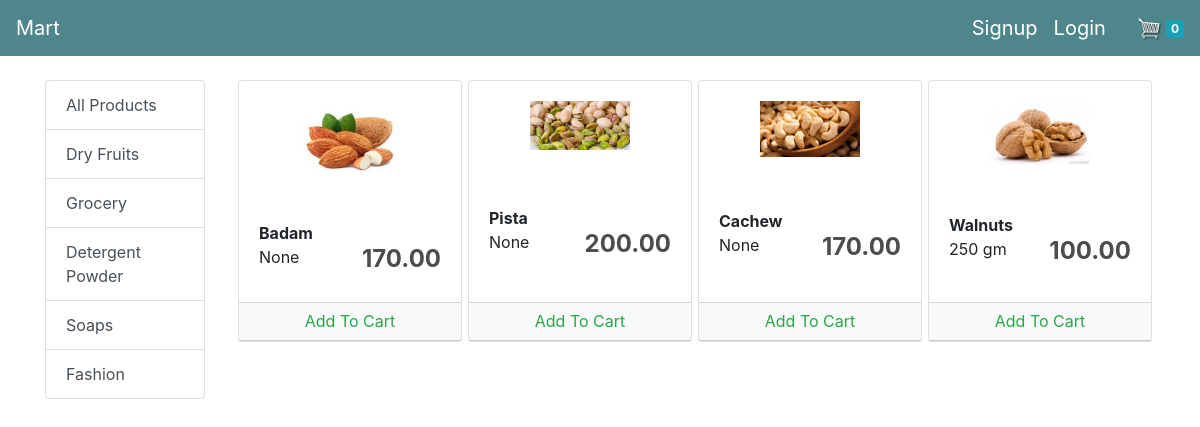
/?category=1, run on the app's committed database.
### store/models.py (models this page shows, shortened)
class Category(models.Model):
    name = models.CharField(max_length=200, null=True)
    @staticmethod
    def get_all_categories():
       return Category.objects.all()
    class Meta:
        verbose_name_plural = 'Categories'

class Product(models.Model):
    name = models.CharField(max_length=200, null=True)
    price = models.FloatField(default=0)
    discount_price = models.FloatField(blank=True, null=True)
    slug = models.SlugField(blank=True, null=True)
    category = models.ForeignKey(Category, on_delete=models.CASCADE, default=1)
    digital = models.BooleanField(default=False, null=True, blank=False)
    image = models.ImageField(null=True, blank=True, upload_to='uploads/products/')
    unit = models.CharField(max_length=11, null=True)
    storeNo = models.IntegerField(max_length=10, null=True)
    @staticmethod
    def get_all_products_by_id(category_id):
        if category_id:
            return Product.objects.filter(category=category_id)
        else:
            Product.objects.all()
    @property
    def imageURL(self):
        try:
            url = self.image.url
        except:
            url = ''
        return url

### store/views.py (the view, shortened to what this page needs)
# urls.py: path('', Store.as_view(), name="store"),
class Store(View):
    def get(self, request):
        print('hoem ul ------------')
        return home(request)

### store/templatetags/cart.py (called while the page is built)
@register.filter(name='is_in_cart')
def is_in_cart(product, cart):
    keys = cart.keys()
    for id in keys:
        if int(id) == product.id:
            return True
    return False;

### store/views.py (called while the page is built)
def home(request):
    cart = request.session.get('cart')
    if not cart:
        request.session['cart'] = {}
    products = None
    if request.user.is_authenticated:
        print('user is staff -------',request.user.is_staff)
    categoryId = request.GET.get('category')
    if categoryId:
        products = Product.get_all_products_by_id(categoryId)
    else:
        products = Product.get_all_products()
    classDisable = ""
    if request.get_full_path() == "/cart/":
        classDisable = True
    print("-----=============-------------", classDisable)
    categories = Category.get_all_categories()
    context = {'products': products, 'categories': categories, 'classDisable': classDisable}
    return render(request, 'store/store.html', context)

### store/templates/store/store.html (shortened to what this page needs)
{% extends 'store/base.html' %}
{% load static %}
{% block content %}
    {% load cart %}
	<div class="row">
		<div class="col-lg-2 mx-auto">
			<div class="list-group">
				<a href="/" class="list-group-item list-group-item-action">All Products</a>
				{% for category in categories %}
					<a href="/?category={{category.id}}" class="list-group-item list-group-item-action">{{category.name}}</a>
				{% endfor %}
			</div>
		</div>
		<div id="products" class="col-lg-10 mx-auto">
			<div class="row mx-auto">
				{% for product in products %}
				<div class="card mx-auto mb-4" id={{product.id}} style="width: 14rem;">
					<div class="card-body">
						<img class="row-image center-img" src="{{product.imageURL}}" alt="Card image cap">
					</div>
					<div class="card-body">
						<strong>{{product.name}}</strong>
						<br>
						{{product.unit}}
						<h4 style="display: inline-block; float:right"><strong>{{product.price|floatformat:2}}</strong></h4>
					</div>
                    <div class="card-footer p-0 no-gutters">
						{% if product|is_in_cart:request.session.cart %}
						<div class="row no-gutters">
							<form action="/#{{product.id}}" class="col-2 " method="post">
								{% csrf_token %}
								<input hidden type="text" name='product' value='{{product.id}}'>
								<input hidden type="text" name='remove' value='True'>
								<input type="submit" value=" - " class="btn btn-block btn-light border-right">
							</form>
							<div class="text-center col">{{product|cart_quantity:request.session.cart}} in Cart</div>
							<form action="/#{{product.id}}" class="col-2 " method="post">
								{% csrf_token %}
								<input hidden type="text" name='product' value='{{product.id}}'>
								<input type="submit" value=" + " class="btn btn-block btn-light border-left">
							</form>
						</div>
						{% else %}
						<form action="/#{{product.id}}" method="POST" class="btn-block">
							<input type="submit" class="float-right btn btn-light form-control btn-outline-success"
								value="Add To Cart">
						</form>
						{% endif %}
					</div>
				</div>
				{% endfor %}
			</div>
		</div>
	</div>
{% endblock content %}

### static/css/main.css (style rules this page uses)
h1,h2,h3,h4,h5,h6 { color:hsl(0, 0%, 30%); }
.btn { border-radius: 0; }
.row-image { width: 100px; }
.center-img { display: block; margin-left: auto; margin-right: auto; }
.form-control { box-shadow: none; border-radius: 0px; border-color: #ccc; border-style: none none solid none; width: 100%; transition: all .5s; }
.form-control::placeholder { color:transparent; }

### data on the page
Category: name "Dry Fruits"
Category: name "Grocery"
Category: name "Detergent Powder"
Category: name "Soaps"
Category: name "Fashion"
Product: imageURL (picture), name "Badam", unit "None", price "170.00"
Product: imageURL (picture), name "Pista", unit "None", price "200.00"
Product: imageURL (picture), name "Cachew", unit "None", price "170.00"
Product: imageURL (picture), name "Walnuts", unit "250 gm", price "100.00"

### other printed values
{{ request.session.cart.keys|length }} "0"
